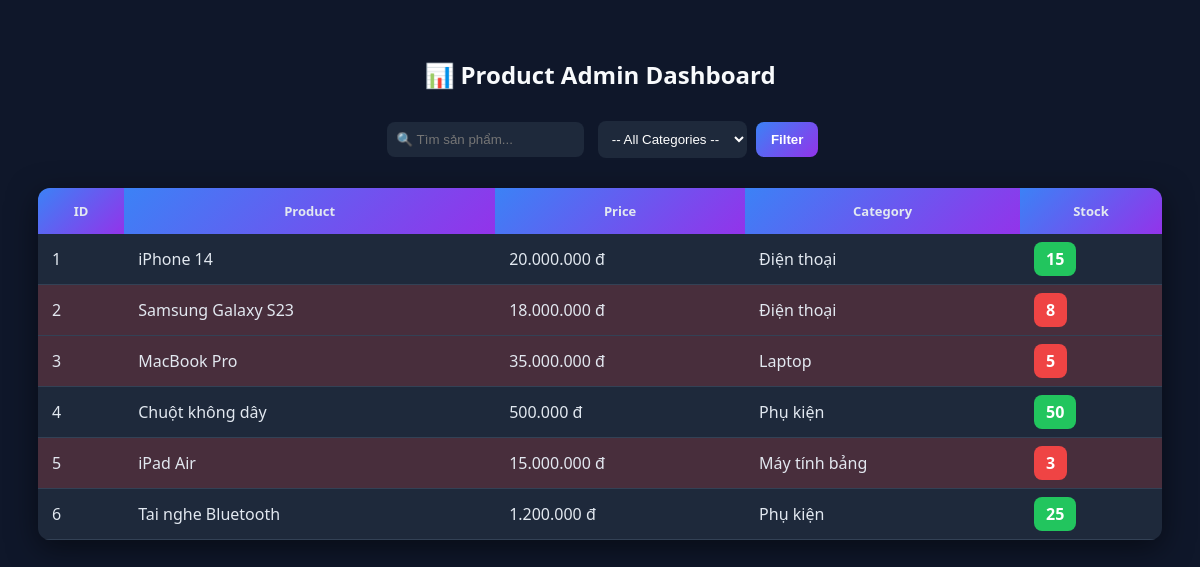
/session_07/Path4/index.php, run on the app's committed database.
### tables this page shows
CREATE TABLE `products` (
  `id` int(11) NOT NULL,
  `name` varchar(200) DEFAULT NULL,
  `price` decimal(10,2) DEFAULT NULL,
  `category_id` int(11) DEFAULT NULL,
  `stock` int(11) DEFAULT 0
);

CREATE TABLE `categories` (
  `id` int(11) NOT NULL,
  `category_name` varchar(100) NOT NULL
);

### session_07/Path4/index.php (the view, shortened to what this page needs)
<?php
$db = Database::getInstance()->getConnection();
$search = $_GET['search'] ?? '';
$sql = "
    SELECT
        p.id,
        p.name,
        p.price,
        p.stock,
        c.category_name
    FROM products p
    LEFT JOIN categories c ON p.category_id = c.id
    WHERE 1=1
";
$params = [];
$stmt = $db->prepare($sql);
$stmt->execute($params);
$products = $stmt->fetchAll();
?>
<!DOCTYPE html>
<html lang="vi">
<head>
</head>
<body>
<h2>📊 Product Admin Dashboard</h2>
<form method="GET">
    <input type="text" name="search" placeholder="🔍 Tìm sản phẩm..." value="<?= htmlspecialchars($search) ?>">
    <select name="category">
        <option value="">-- All Categories --</option>
    </select>
    <button type="submit">Filter</button>
</form>
<table>
<tr>
    <th>ID</th>
    <th>Product</th>
    <th>Price</th>
    <th>Category</th>
    <th>Stock</th>
</tr>
<?php foreach ($products as $p): ?>
<tr class="<?= ($p['stock'] < 10) ? 'low-stock' : '' ?>">
    <td><?= $p['id'] ?></td>
    <td><?= htmlspecialchars($p['name']) ?></td>
    <td><?= number_format($p['price'], 0, ',', '.') ?> đ</td>
    <td><?= $p['category_name'] ?? 'N/A' ?></td>
    <td>
        <span class="stock-badge <?= ($p['stock'] < 10) ? 'stock-low' : 'stock-ok' ?>">
            <?= $p['stock'] ?>
        </span>
    </td>
</tr>
<?php endforeach; ?>
</table>
</body>
</html>

### session_07/Path4/index.php (style rules this page uses)
body { font-family: 'Segoe UI', Arial; background: #0f172a; color: #e2e8f0; padding: 30px; }
h2 { text-align: center; margin-bottom: 25px; color: #f8fafc; }
form { text-align: center; margin-bottom: 25px; }
input, select { padding: 10px; margin: 5px; border-radius: 8px; border: none; background: #1e293b; color: white; }
button { padding: 10px 15px; border-radius: 8px; border: none; background: linear-gradient(135deg, #3b82f6, #9333ea); color: white; cursor: pointer; font-weight: bold; }
table { border-collapse: collapse; width: 100%; background: #1e293b; border-radius: 12px; overflow: hidden; box-shadow: 0 8px 30px rgba(0,0,0,0.5); }
th { background: linear-gradient(135deg, #3b82f6, #9333ea); padding: 14px; font-size: 13px; }
td { padding: 14px; border-bottom: 1px solid #334155; }
.low-stock { background: rgba(239, 68, 68, 0.2) !important; }
.stock-badge { padding: 6px 12px; border-radius: 8px; font-weight: bold; }
.stock-ok { background: #22c55e; color: white; }
.stock-low { background: #ef4444; color: white; }

### data on the page
products: id "1", name "iPhone 14", price "20.000.000", category.category_name "Điện thoại", stock "15"
products: id "2", name "Samsung Galaxy S23", price "18.000.000", category.category_name "Điện thoại", stock "8"
products: id "3", name "MacBook Pro", price "35.000.000", category.category_name "Laptop", stock "5"
products: id "4", name "Chuột không dây", price "500.000", category.category_name "Phụ kiện", stock "50"
products: id "5", name "iPad Air", price "15.000.000", category.category_name "Máy tính bảng", stock "3"
products: id "6", name "Tai nghe Bluetooth", price "1.200.000", category.category_name "Phụ kiện", stock "25"
